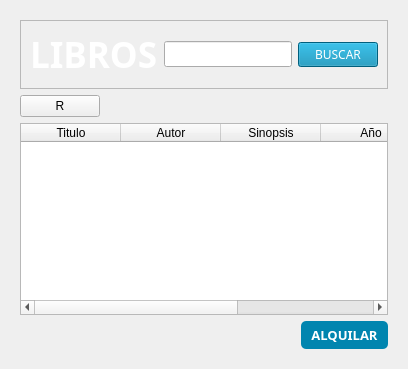
            <widget class="QWidget" name="HomeP">
             <layout class="QVBoxLayout" name="verticalLayout_20">
              <item>
               <widget class="QWidget" name="widget_6" native="true">
                <layout class="QVBoxLayout" name="verticalLayout_19">
                 <item>
                  <widget class="QFrame" name="frame_7">
                   <property name="frameShape">
                    <enum>QFrame::StyledPanel</enum>
                   </property>
                   <property name="frameShadow">
                    <enum>QFrame::Raised</enum>
                   </property>
                   <layout class="QHBoxLayout" name="horizontalLayout_7">
                    <item>
                     <widget class="QLabelThemed" name="label_8">
                      <property name="font">
                       <font>
                        <family>Century Gothic</family>
                        <pointsize>26</pointsize>
                        <bold>true</bold>
                       </font>
                      </property>
                      <property name="styleSheet">
                       <string notr="true">color: rgb(255, 255, 255);</string>
                      </property>
                      <property name="text">
                       <string>LIBROS</string>
                      </property>
                     </widget>
                    </item>
                    <item>
                     <widget class="QLineEdit" name="Buscar_Libro">
                      <property name="styleSheet">
                       <string notr="true">color: rgb(255, 255, 255);
font: 700 8pt "Century Gothic";
border-color: rgb(255, 255, 255);
padding: 4px 10px;</string>
                      </property>
                      <property name="placeholderText">
                       <string>¡Busca tu libro favorito!</string>
                      </property>
                     </widget>
                    </item>
                    <item>
                     <widget class="QPushButtonThemed" name="buscar_libro">
                      <property name="font">
                       <font>
                        <family>Century Gothic</family>
                       </font>
                      </property>
                      <property name="styleSheet">
                       <string notr="true">background-color: rgb(0, 133, 175);
color: rgb(255, 255, 255);</string>
                      </property>
                      <property name="text">
                       <string>BUSCAR</string>
                      </property>
                      <property name="icon">
                       <iconset>
                        <normaloff>../Qss/icons/Icons/feather/search.png</normaloff>../Qss/icons/Icons/feather/search.png</iconset>
                      </property>
                      <property name="iconSize">
                       <size>
                        <width>20</width>
                        <height>20</height>
                       </size>
                      </property>
                     </widget>
                    </item>
                   </layout>
                  </widget>
                 </item>
                 <item alignment="Qt::AlignLeft">
                  <widget class="QPushButtonThemed" name="refresh">
                   <property name="text">
                    <string>R</string>
                   </property>
                  </widget>
                 </item>
                 <item>
                  <widget class="QTableWidget" name="HomeTable">
                   <column>
                    <property name="text">
                     <string>Titulo</string>
                    </property>
                   </column>
                   <column>
                    <property name="text">
                     <string>Autor</string>
                    </property>
                   </column>
                   <column>
                    <property name="text">
                     <string>Sinopsis</string>
                    </property>
                   </column>
                   <column>
                    <property name="text">
                     <string>Año</string>
                    </property>
                   </column>
                   <column>
                    <property name="text">
                     <string>Genero</string>
                    </property>
                   </column>
                  </widget>
                 </item>
                 <item alignment="Qt::AlignRight">
                  <widget class="QPushButtonThemed" name="alquilar_btn">
                   <property name="font">
                    <font>
                     <family>Century Gothic</family>
                     <pointsize>10</pointsize>
                     <bold>true</bold>
                    </font>
                   </property>
                   <property name="cursor">
                    <cursorShape>OpenHandCursor</cursorShape>
                   </property>
                   <property name="styleSheet">
                    <string notr="true">
background-color: rgb(0, 133, 175);
padding: 5px 10px;
border-radius: 5px;

color: rgb(255, 255, 255);</string>
                   </property>
                   <property name="text">
                    <string>ALQUILAR</string>
                   </property>
                   <property name="icon">
                    <iconset>
                     <normaloff>../Qss/icons/Icons/feather/shopping-cart.png</normaloff>../Qss/icons/Icons/feather/shopping-cart.png</iconset>
                   </property>
                   <property name="iconSize">
                    <size>
                     <width>20</width>
                     <height>20</height>
                    </size>
                   </property>
                  </widget>
                 </item>
                </layout>
               </widget>
              </item>
             </layout>
            </widget>
